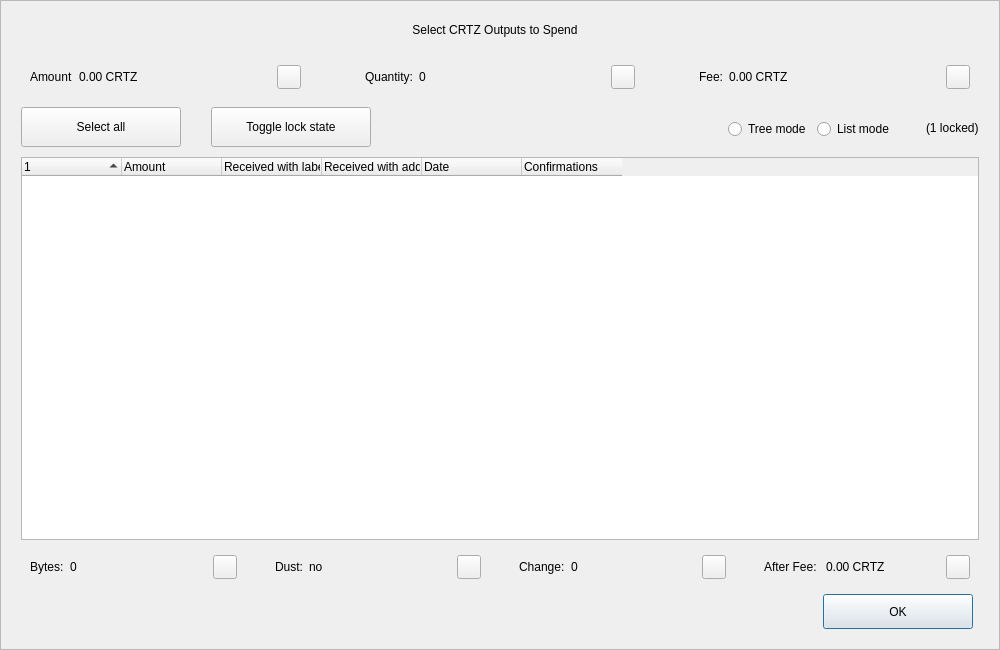
<?xml version="1.0" encoding="UTF-8"?>
<ui version="4.0">
 <class>CoinControlDialog</class>
 <widget class="QDialog" name="CoinControlDialog">
  <property name="geometry">
   <rect>
    <x>0</x>
    <y>0</y>
    <width>1000</width>
    <height>650</height>
   </rect>
  </property>
  <property name="minimumSize">
   <size>
    <width>950</width>
    <height>650</height>
   </size>
  </property>
  <property name="windowTitle">
   <string>Coin Selection</string>
  </property>
  <property name="styleSheet">
   <string notr="true"/>
  </property>
  <layout class="QVBoxLayout" name="verticalLayout">
   <property name="spacing">
    <number>0</number>
   </property>
   <property name="leftMargin">
    <number>0</number>
   </property>
   <property name="topMargin">
    <number>0</number>
   </property>
   <property name="rightMargin">
    <number>0</number>
   </property>
   <property name="bottomMargin">
    <number>0</number>
   </property>
   <item>
    <widget class="QFrame" name="frameContainer">
     <property name="toolTipDuration">
      <number>0</number>
     </property>
     <property name="frameShape">
      <enum>QFrame::StyledPanel</enum>
     </property>
     <property name="frameShadow">
      <enum>QFrame::Raised</enum>
     </property>
     <layout class="QVBoxLayout" name="verticalLayout_2">
      <property name="leftMargin">
       <number>0</number>
      </property>
      <property name="rightMargin">
       <number>0</number>
      </property>
      <property name="bottomMargin">
       <number>20</number>
      </property>
      <item>
       <layout class="QHBoxLayout" name="horizontalLayout_12">
        <property name="spacing">
         <number>0</number>
        </property>
        <property name="leftMargin">
         <number>20</number>
        </property>
        <property name="rightMargin">
         <number>30</number>
        </property>
        <item>
         <spacer name="horizontalSpacer_4">
          <property name="orientation">
           <enum>Qt::Horizontal</enum>
          </property>
          <property name="sizeHint" stdset="0">
           <size>
            <width>40</width>
            <height>20</height>
           </size>
          </property>
         </spacer>
        </item>
        <item>
         <widget class="QLabel" name="labelTitle">
          <property name="minimumSize">
           <size>
            <width>0</width>
            <height>40</height>
           </size>
          </property>
          <property name="maximumSize">
           <size>
            <width>16777215</width>
            <height>40</height>
           </size>
          </property>
          <property name="text">
           <string>Select CRTZ Outputs to Spend</string>
          </property>
          <property name="alignment">
           <set>Qt::AlignCenter</set>
          </property>
          <property name="margin">
           <number>7</number>
          </property>
         </widget>
        </item>
        <item>
         <spacer name="horizontalSpacer_5">
          <property name="orientation">
           <enum>Qt::Horizontal</enum>
          </property>
          <property name="sizeHint" stdset="0">
           <size>
            <width>40</width>
            <height>20</height>
           </size>
          </property>
         </spacer>
        </item>
       </layout>
      </item>
      <item>
       <layout class="QHBoxLayout" name="horizontalLayout_8">
        <property name="leftMargin">
         <number>20</number>
        </property>
        <property name="rightMargin">
         <number>20</number>
        </property>
        <item>
         <widget class="QWidget" name="layoutAmount" native="true">
          <layout class="QHBoxLayout" name="horizontalLayout_9" stretch="0,1,0">
           <item>
            <widget class="QLabel" name="labelCoinControlAmountText">
             <property name="text">
              <string>Amount</string>
             </property>
            </widget>
           </item>
           <item>
            <widget class="QLabel" name="labelCoinControlAmount">
             <property name="text">
              <string>0.00 CRTZ</string>
             </property>
            </widget>
           </item>
           <item alignment="Qt::AlignHCenter|Qt::AlignVCenter">
            <widget class="QPushButton" name="pushButtonAmount">
             <property name="minimumSize">
              <size>
               <width>0</width>
               <height>24</height>
              </size>
             </property>
             <property name="maximumSize">
              <size>
               <width>24</width>
               <height>26</height>
              </size>
             </property>
             <property name="focusPolicy">
              <enum>Qt::NoFocus</enum>
             </property>
             <property name="styleSheet">
              <string notr="true">padding-bottom:2px;
padding-right:4px;</string>
             </property>
             <property name="text">
              <string/>
             </property>
            </widget>
           </item>
          </layout>
         </widget>
        </item>
        <item>
         <spacer name="horizontalSpacer_2">
          <property name="orientation">
           <enum>Qt::Horizontal</enum>
          </property>
          <property name="sizeType">
           <enum>QSizePolicy::Fixed</enum>
          </property>
          <property name="sizeHint" stdset="0">
           <size>
            <width>40</width>
            <height>20</height>
           </size>
          </property>
         </spacer>
        </item>
        <item>
         <widget class="QWidget" name="layoutQuantity" native="true">
          <layout class="QHBoxLayout" name="horizontalLayout_10" stretch="0,1,0">
           <item>
            <widget class="QLabel" name="labelCoinControlQuantityText">
             <property name="text">
              <string>Quantity:</string>
             </property>
            </widget>
           </item>
           <item>
            <widget class="QLabel" name="labelCoinControlQuantity">
             <property name="text">
              <string>0</string>
             </property>
            </widget>
           </item>
           <item alignment="Qt::AlignHCenter|Qt::AlignVCenter">
            <widget class="QPushButton" name="pushButtonQuantity">
             <property name="minimumSize">
              <size>
               <width>0</width>
               <height>24</height>
              </size>
             </property>
             <property name="maximumSize">
              <size>
               <width>24</width>
               <height>26</height>
              </size>
             </property>
             <property name="focusPolicy">
              <enum>Qt::NoFocus</enum>
             </property>
             <property name="styleSheet">
              <string notr="true">padding-bottom:2px;
               padding-right:4px;</string>
             </property>
             <property name="text">
              <string/>
             </property>
            </widget>
           </item>
          </layout>
         </widget>
        </item>
        <item>
         <spacer name="horizontalSpacer_22">
          <property name="orientation">
           <enum>Qt::Horizontal</enum>
          </property>
          <property name="sizeType">
           <enum>QSizePolicy::Fixed</enum>
          </property>
          <property name="sizeHint" stdset="0">
           <size>
            <width>40</width>
            <height>20</height>
           </size>
          </property>
         </spacer>
        </item>
        <item>
         <widget class="QWidget" name="layoutFee" native="true">
          <layout class="QHBoxLayout" name="horizontalLayout_11" stretch="0,1,0">
           <item>
            <widget class="QLabel" name="labelCoinControlFeeText">
             <property name="text">
              <string>Fee:</string>
             </property>
            </widget>
           </item>
           <item>
            <widget class="QLabel" name="labelCoinControlFee">
             <property name="text">
              <string>0.00 CRTZ</string>
             </property>
            </widget>
           </item>
           <item alignment="Qt::AlignHCenter|Qt::AlignVCenter">
            <widget class="QPushButton" name="pushButtonFee">
             <property name="minimumSize">
              <size>
               <width>0</width>
               <height>24</height>
              </size>
             </property>
             <property name="maximumSize">
              <size>
               <width>24</width>
               <height>26</height>
              </size>
             </property>
             <property name="focusPolicy">
              <enum>Qt::NoFocus</enum>
             </property>
             <property name="styleSheet">
              <string notr="true">padding-bottom:2px;
               padding-right:4px;</string>
             </property>
             <property name="text">
              <string/>
             </property>
            </widget>
           </item>
          </layout>
         </widget>
        </item>
       </layout>
      </item>
      <item>
       <widget class="QFrame" name="frame">
        <property name="minimumSize">
         <size>
          <width>0</width>
          <height>40</height>
         </size>
        </property>
        <property name="styleSheet">
         <string notr="true">#frame {
	border:0;
}</string>
        </property>
        <property name="frameShape">
         <enum>QFrame::StyledPanel</enum>
        </property>
        <property name="frameShadow">
         <enum>QFrame::Sunken</enum>
        </property>
        <layout class="QHBoxLayout" name="horizontalLayout">
         <property name="spacing">
          <number>0</number>
         </property>
         <property name="leftMargin">
          <number>20</number>
         </property>
         <property name="topMargin">
          <number>0</number>
         </property>
         <property name="rightMargin">
          <number>20</number>
         </property>
         <property name="bottomMargin">
          <number>0</number>
         </property>
         <item>
          <layout class="QHBoxLayout" name="horizontalLayoutPanel" stretch="0,0,0,0,0,0">
           <property name="spacing">
            <number>20</number>
           </property>
           <item>
            <widget class="QPushButton" name="pushButtonSelectAll">
             <property name="sizePolicy">
              <sizepolicy hsizetype="Maximum" vsizetype="Fixed">
               <horstretch>0</horstretch>
               <verstretch>0</verstretch>
              </sizepolicy>
             </property>
             <property name="minimumSize">
              <size>
               <width>160</width>
               <height>40</height>
              </size>
             </property>
             <property name="maximumSize">
              <size>
               <width>16777215</width>
               <height>40</height>
              </size>
             </property>
             <property name="text">
              <string>Select all</string>
             </property>
             <property name="checkable">
              <bool>true</bool>
             </property>
             <property name="checked">
              <bool>false</bool>
             </property>
             <property name="autoExclusive">
              <bool>false</bool>
             </property>
             <property name="autoDefault">
              <bool>false</bool>
             </property>
            </widget>
           </item>
           <item>
            <spacer name="horizontalSpacer_6">
             <property name="orientation">
              <enum>Qt::Horizontal</enum>
             </property>
             <property name="sizeType">
              <enum>QSizePolicy::Fixed</enum>
             </property>
             <property name="sizeHint" stdset="0">
              <size>
               <width>10</width>
               <height>20</height>
              </size>
             </property>
            </spacer>
           </item>
           <item>
            <widget class="QPushButton" name="pushButtonToggleLock">
             <property name="sizePolicy">
              <sizepolicy hsizetype="Maximum" vsizetype="Fixed">
               <horstretch>0</horstretch>
               <verstretch>0</verstretch>
              </sizepolicy>
             </property>
             <property name="minimumSize">
              <size>
               <width>160</width>
               <height>40</height>
              </size>
             </property>
             <property name="maximumSize">
              <size>
               <width>16777215</width>
               <height>40</height>
              </size>
             </property>
             <property name="text">
              <string>Toggle lock state</string>
             </property>
             <property name="checkable">
              <bool>true</bool>
             </property>
             <property name="autoExclusive">
              <bool>false</bool>
             </property>
             <property name="autoDefault">
              <bool>false</bool>
             </property>
            </widget>
           </item>
           <item>
            <spacer name="horizontalSpacer_7">
             <property name="orientation">
              <enum>Qt::Horizontal</enum>
             </property>
             <property name="sizeType">
              <enum>QSizePolicy::Expanding</enum>
             </property>
             <property name="sizeHint" stdset="0">
              <size>
               <width>30</width>
               <height>20</height>
              </size>
             </property>
            </spacer>
           </item>
           <item alignment="Qt::AlignRight">
            <widget class="QGroupBox" name="groupBox_2">
             <property name="styleSheet">
              <string notr="true">#groupBox_2 {
    background-color:transparent;
    border-radius:0;
}</string>
             </property>
             <property name="title">
              <string/>
             </property>
             <layout class="QHBoxLayout" name="horizontalLayout_14">
              <item>
               <widget class="QRadioButton" name="radioTreeMode">
                <property name="sizePolicy">
                 <sizepolicy hsizetype="Maximum" vsizetype="Fixed">
                  <horstretch>0</horstretch>
                  <verstretch>0</verstretch>
                 </sizepolicy>
                </property>
                <property name="text">
                 <string>Tree mode</string>
                </property>
               </widget>
              </item>
              <item>
               <widget class="QRadioButton" name="radioListMode">
                <property name="sizePolicy">
                 <sizepolicy hsizetype="Maximum" vsizetype="Fixed">
                  <horstretch>0</horstretch>
                  <verstretch>0</verstretch>
                 </sizepolicy>
                </property>
                <property name="text">
                 <string>List mode</string>
                </property>
                <property name="checked">
                 <bool>false</bool>
                </property>
               </widget>
              </item>
             </layout>
            </widget>
           </item>
           <item>
            <widget class="QLabel" name="labelLocked">
             <property name="text">
              <string>(1 locked)</string>
             </property>
            </widget>
           </item>
          </layout>
         </item>
        </layout>
       </widget>
      </item>
      <item>
       <layout class="QHBoxLayout" name="horizontalLayout_13">
        <property name="leftMargin">
         <number>20</number>
        </property>
        <property name="rightMargin">
         <number>20</number>
        </property>
        <item>
         <widget class="CoinControlTreeWidget" name="treeWidget">
          <property name="contextMenuPolicy">
           <enum>Qt::CustomContextMenu</enum>
          </property>
          <property name="styleSheet">
           <string notr="true"/>
          </property>
          <property name="sortingEnabled">
           <bool>false</bool>
          </property>
          <property name="columnCount">
           <number>6</number>
          </property>
          <attribute name="headerShowSortIndicator" stdset="0">
           <bool>true</bool>
          </attribute>
          <attribute name="headerStretchLastSection">
           <bool>false</bool>
          </attribute>
          <column>
           <property name="text">
            <string/>
           </property>
          </column>
          <column>
           <property name="text">
            <string>Amount</string>
           </property>
          </column>
          <column>
           <property name="text">
            <string>Received with label</string>
           </property>
          </column>
          <column>
           <property name="text">
            <string>Received with address</string>
           </property>
          </column>
          <column>
           <property name="text">
            <string>Date</string>
           </property>
          </column>
          <column>
           <property name="text">
            <string>Confirmations</string>
           </property>
           <property name="toolTip">
            <string>Confirmed</string>
           </property>
          </column>
         </widget>
        </item>
       </layout>
      </item>
      <item>
       <layout class="QHBoxLayout" name="horizontalLayout_3">
        <property name="spacing">
         <number>20</number>
        </property>
        <property name="leftMargin">
         <number>20</number>
        </property>
        <property name="rightMargin">
         <number>20</number>
        </property>
        <item>
         <widget class="QWidget" name="layoutBytes" native="true">
          <layout class="QHBoxLayout" name="horizontalLayout_4" stretch="0,1,0">
           <item>
            <widget class="QLabel" name="labelCoinControlBytesText">
             <property name="text">
              <string>Bytes:</string>
             </property>
            </widget>
           </item>
           <item>
            <widget class="QLabel" name="labelCoinControlBytes">
             <property name="text">
              <string>0</string>
             </property>
            </widget>
           </item>
           <item alignment="Qt::AlignHCenter|Qt::AlignVCenter">
            <widget class="QPushButton" name="pushButtonBytes">
             <property name="minimumSize">
              <size>
               <width>0</width>
               <height>24</height>
              </size>
             </property>
             <property name="maximumSize">
              <size>
               <width>24</width>
               <height>26</height>
              </size>
             </property>
             <property name="focusPolicy">
              <enum>Qt::NoFocus</enum>
             </property>
             <property name="styleSheet">
              <string notr="true">padding-bottom:2px;
               padding-right:4px;</string>
             </property>
             <property name="text">
              <string/>
             </property>
            </widget>
           </item>
          </layout>
         </widget>
        </item>
        <item>
         <widget class="QWidget" name="layoutDust" native="true">
          <layout class="QHBoxLayout" name="horizontalLayout_5" stretch="0,1,0">
           <item>
            <widget class="QLabel" name="labelCoinControlLowOutputText">
             <property name="text">
              <string>Dust:</string>
             </property>
            </widget>
           </item>
           <item>
            <widget class="QLabel" name="labelCoinControlLowOutput">
             <property name="text">
              <string>no</string>
             </property>
            </widget>
           </item>
           <item alignment="Qt::AlignHCenter|Qt::AlignVCenter">
            <widget class="QPushButton" name="pushButtonDust">
             <property name="minimumSize">
              <size>
               <width>0</width>
               <height>24</height>
              </size>
             </property>
             <property name="maximumSize">
              <size>
               <width>24</width>
               <height>26</height>
              </size>
             </property>
             <property name="focusPolicy">
              <enum>Qt::NoFocus</enum>
             </property>
             <property name="styleSheet">
              <string notr="true">padding-bottom:2px;
               padding-right:4px;</string>
             </property>
             <property name="text">
              <string/>
             </property>
            </widget>
           </item>
          </layout>
         </widget>
        </item>
        <item>
         <widget class="QWidget" name="layoutChange" native="true">
          <layout class="QHBoxLayout" name="horizontalLayout_6" stretch="0,1,0">
           <item>
            <widget class="QLabel" name="labelCoinControlChangeText">
             <property name="text">
              <string>Change:</string>
             </property>
            </widget>
           </item>
           <item>
            <widget class="QLabel" name="labelCoinControlChange">
             <property name="text">
              <string>0</string>
             </property>
            </widget>
           </item>
           <item alignment="Qt::AlignHCenter|Qt::AlignVCenter">
            <widget class="QPushButton" name="pushButtonChange">
             <property name="minimumSize">
              <size>
               <width>0</width>
               <height>24</height>
              </size>
             </property>
             <property name="maximumSize">
              <size>
               <width>24</width>
               <height>26</height>
              </size>
             </property>
             <property name="focusPolicy">
              <enum>Qt::NoFocus</enum>
             </property>
             <property name="styleSheet">
              <string notr="true">padding-bottom:2px;
               padding-right:4px;</string>
             </property>
             <property name="text">
              <string/>
             </property>
            </widget>
           </item>
          </layout>
         </widget>
        </item>
        <item>
         <widget class="QWidget" name="layoutAfter" native="true">
          <layout class="QHBoxLayout" name="horizontalLayout_7" stretch="0,1,0">
           <item>
            <widget class="QLabel" name="labelCoinControlAfterFeeText">
             <property name="text">
              <string>After Fee: </string>
             </property>
            </widget>
           </item>
           <item>
            <widget class="QLabel" name="labelCoinControlAfterFee">
             <property name="text">
              <string>0.00 CRTZ</string>
             </property>
            </widget>
           </item>
           <item alignment="Qt::AlignHCenter|Qt::AlignVCenter">
            <widget class="QPushButton" name="pushButtonAlterFee">
             <property name="minimumSize">
              <size>
               <width>0</width>
               <height>24</height>
              </size>
             </property>
             <property name="maximumSize">
              <size>
               <width>24</width>
               <height>26</height>
              </size>
             </property>
             <property name="focusPolicy">
              <enum>Qt::NoFocus</enum>
             </property>
             <property name="styleSheet">
              <string notr="true">padding-bottom:2px;
               padding-right:4px;</string>
             </property>
             <property name="text">
              <string/>
             </property>
            </widget>
           </item>
          </layout>
         </widget>
        </item>
       </layout>
      </item>
      <item>
       <layout class="QHBoxLayout" name="horizontalLayout_2">
        <property name="spacing">
         <number>0</number>
        </property>
        <property name="leftMargin">
         <number>20</number>
        </property>
        <property name="rightMargin">
         <number>26</number>
        </property>
        <item>
         <spacer name="horizontalSpacer_3">
          <property name="orientation">
           <enum>Qt::Horizontal</enum>
          </property>
          <property name="sizeHint" stdset="0">
           <size>
            <width>558</width>
            <height>20</height>
           </size>
          </property>
         </spacer>
        </item>
        <item>
         <widget class="QPushButton" name="pushButtonOk">
          <property name="minimumSize">
           <size>
            <width>150</width>
            <height>35</height>
           </size>
          </property>
          <property name="text">
           <string>OK</string>
          </property>
         </widget>
        </item>
       </layout>
      </item>
     </layout>
    </widget>
   </item>
  </layout>
 </widget>
 <customwidgets>
  <customwidget>
   <class>CoinControlTreeWidget</class>
   <extends>QTreeWidget</extends>
   <header>coincontroltreewidget.h</header>
  </customwidget>
 </customwidgets>
 <resources/>
 <connections/>
</ui>
